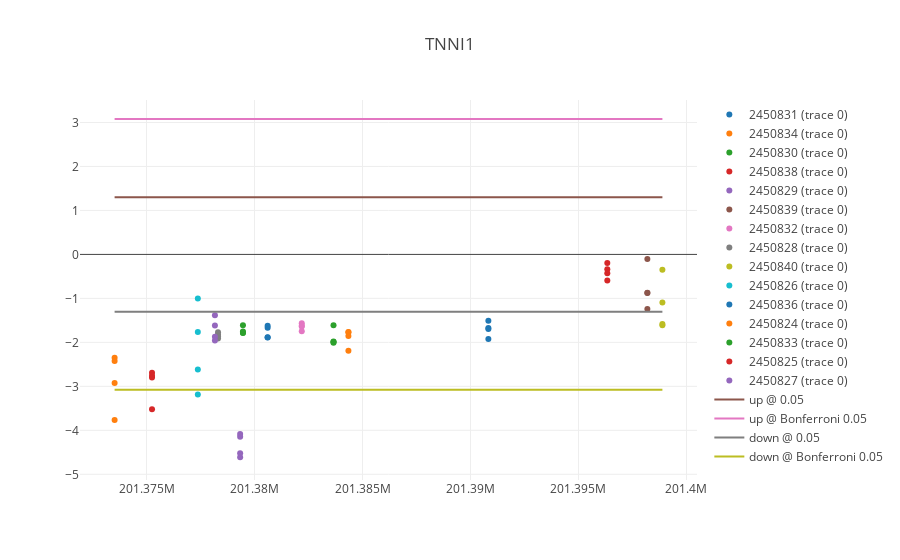

Notebook code for this chart:
### Code cell
name_to_plot(probesets, "TNNI1")
